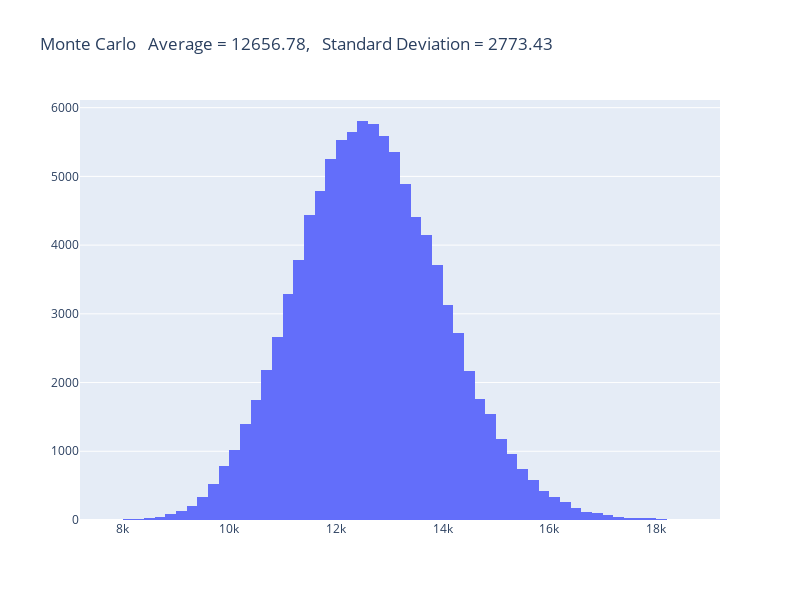

The notebook cell this image was saved under:
### Code cell
from plotly.subplots import make_subplots
import plotly.graph_objects as go
import warnings
warnings.filterwarnings('ignore')

fig = make_subplots(rows=1, cols=1)

fig.add_trace(
    go.Histogram(x=dpSample, nbinsx=90, name='Monte Carlo')
)

fig.update_layout(height=600, width=800, title_text=f'Monte Carlo \n Average = {np.mean(dpSample):.2f}, \n Standard Deviation = {np.std(dpSample)*2:.2f}')
fig.show()

### Figure 1 — Plotly figure (JSON) as saved in the notebook; plotly's stock layout.template omitted (floating-point values rounded to 4 significant figures; data arrays with more than 128 entries replaced by an {"elided": "..."} marker saying what was removed)
{"data": [{"name": "Monte Carlo", "nbinsx": 90, "type": "histogram", "x": {"elided": "100000 float values"}}], "layout": {"height": 600, "title": {"text": "Monte Carlo \n Average = 12656.78, \n Standard Deviation = 2773.43"}, "width": 800, "xaxis": {"anchor": "y", "domain": [0, 1]}, "yaxis": {"anchor": "x", "domain": [0, 1]}}}
